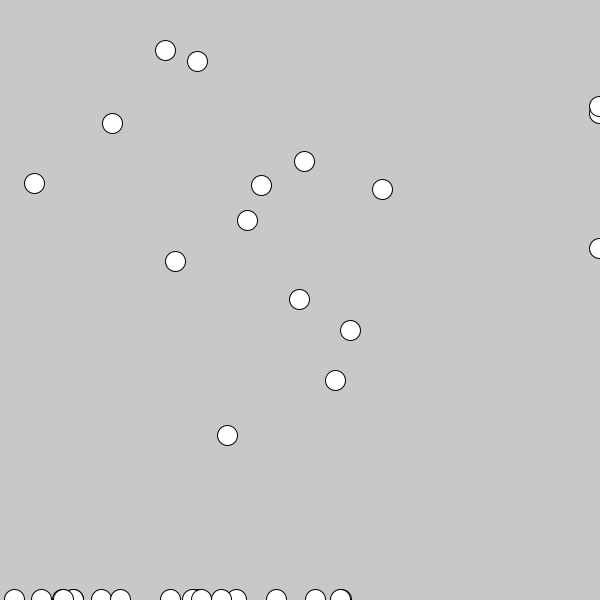
Frame 1 (no input)
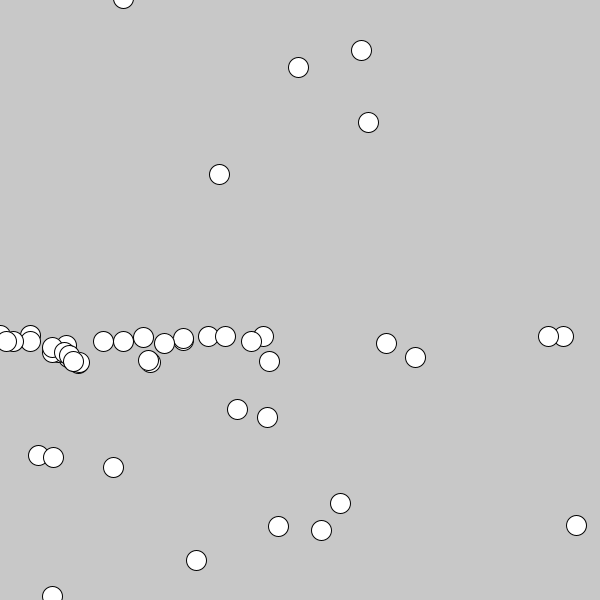
Frame 60 (the mouse pressed at the canvas centre just before this capture)
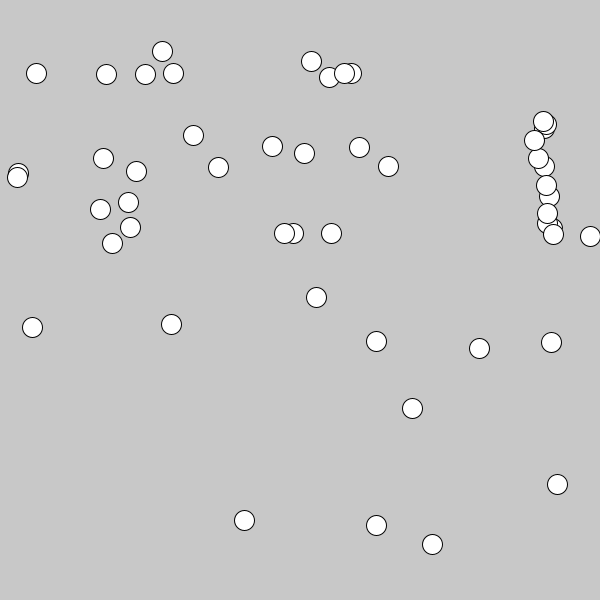
Frame 120 (the mouse held since frame 60 and released just before this capture)

The Processing sketch that drew these frames (run headless with seeded random() and noise(); from frame 60 on, the mouse is pressed at the canvas centre):

// Processing sketch: BUG_PATTERN_NOISE_1D
// ── BUG_PATTERN_NOISE_1D.pde
Bug[] b = new Bug[50];
float xloc = 0;
float yloc = 0;

void setup(){
  size(600,600);
  noiseDetail(100);
  for(int x = 0; x < b.length; x++){
    b[x] = new Bug(xloc,yloc, random(0.01,0.1));
    xloc += random(-150, 150);
    yloc += random(-150, 150);
  }
}

void draw(){
  background(200);
  translate(width/2,height/2);
  for(int x = 0; x < b.length; x++){
    b[x].check();
    b[x].updateNoise();
  }
}

// ── Bug.pde
class Bug{
  PVector acceleration;
  PVector velocity;
  PVector location;
  float xoff;
  float yoff;
  float incR;
    
  Bug(float xloc,float yloc, float inc){
    velocity = new PVector (0,0);
    location = new PVector(xloc,yloc);
    xoff = 100;
    yoff = 10;
    incR = inc;
  }
  
  void check(){
    if(location.x > width/2){
      location.x = -width/2;
    }else if(location.x < -width/2){
      location.x = width/2;
    }else if(location.y > height/2){
      location.y = -height/2;
    }else if(location.y < -height/2){
      location.y = height/2;
    }
  }
  
  void updateNoise(){
    float a = map(noise(xoff),0,1,-1,1);
    float b = map(noise(yoff),0,1,-1,1);
    acceleration = new PVector (a , b);
    velocity.add(acceleration);
    velocity.limit(5);
    location.add(velocity);
    xoff += incR;
    yoff += incR;
    ellipse(location.x,location.y,20,20);
  }
}
